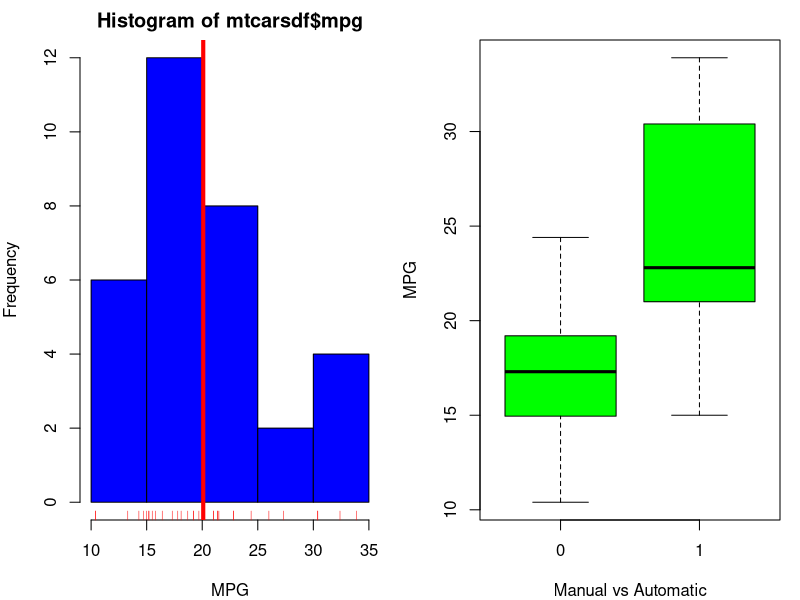
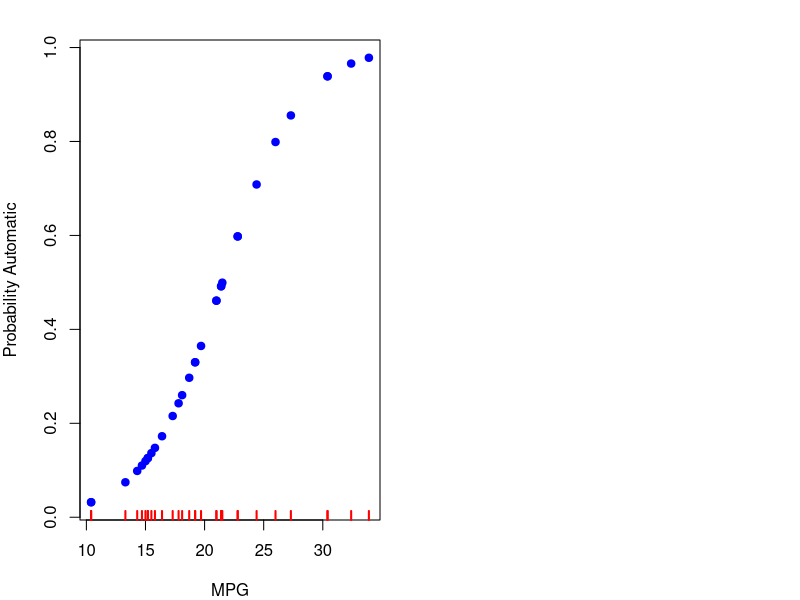
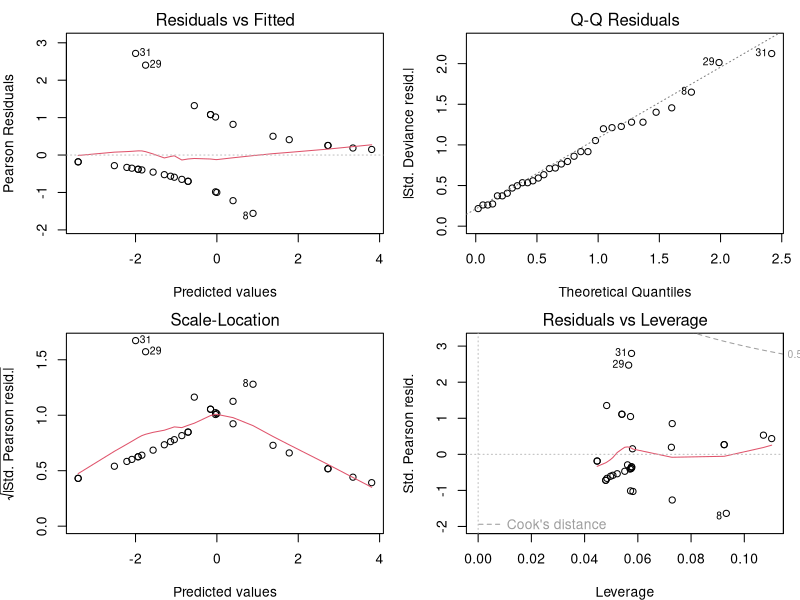
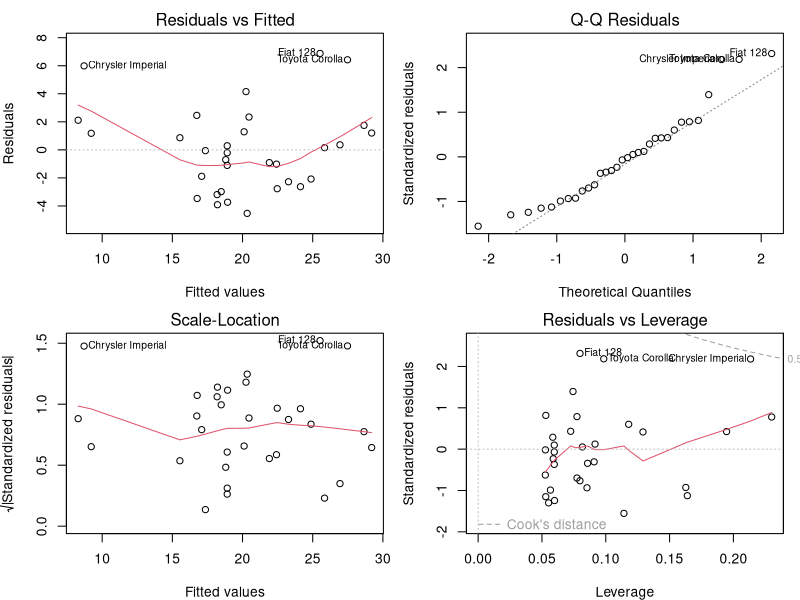
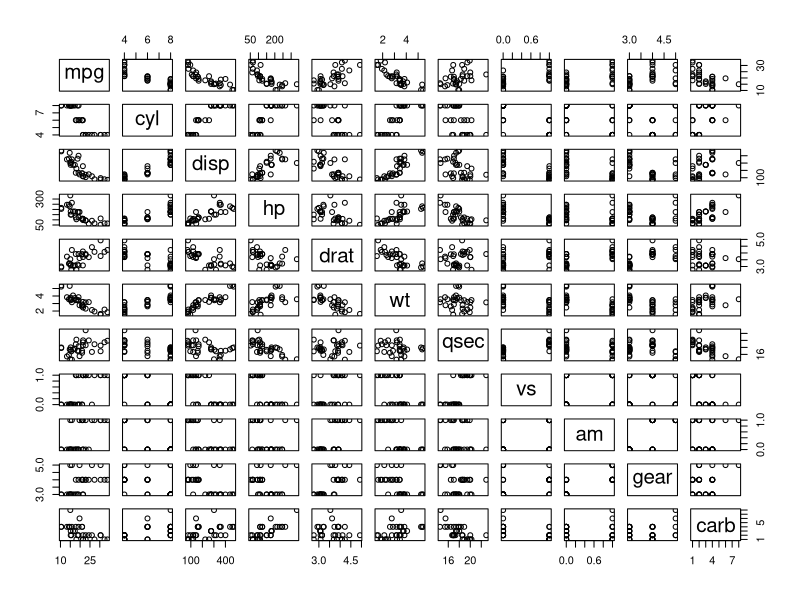

Write R code to recreate these figures, in order.
## ---- chunk 1
knitr::opts_chunk$set(echo = TRUE)
## ---- chunk 2
data(cars)
summary(mtcars)
mtcarsdf <- as.data.frame(mtcars)

## ---- chunk 3
mtcarsdf$mpg_rnd <- round(mtcarsdf$mpg,0)

par(mfrow = c(1, 2), mar = c(4, 4, 2, 1))
hist(mtcarsdf$mpg,col = "blue", freq = TRUE, xlab = "MPG")
rug(mtcarsdf$mpg, col = "red")
abline(v = mean(mtcarsdf$mpg), col = "red", lwd = 4)
boxplot(mpg ~ am, data = mtcarsdf, col = "green", xlab = "Manual vs Automatic", ylab = "MPG")

## ---- chunk 4
	
cargrp <- aggregate(mtcars, by = list(mtcars$am), FUN = mean, na.rm = TRUE)
cargrp <- as.data.frame(cargrp)
cargrp <- aggregate(mtcars$am, list(mtcars$mpg), function(x) unique(x))
colnames(cargrp) <- c("mpg", "am")
print(cargrp)

## ---- chunk 5
Model1 <- glm(am ~ mpg , data = mtcars, family = "binomial") 
Model2 <- glm(am ~ mpg + wt, data = mtcars, family = "binomial") 
Model3 <- glm(am ~ mpg + wt + hp , data = mtcars, family = "binomial") 
Model4 <- glm(am ~ mpg + wt + hp+ disp, data = mtcars, family = "binomial") 
#Model5 <- glm(am ~ ., data = mtcars, family = "binomial")

## ---- chunk 6
anova(Model1, Model2, Model3, Model4)
## ---- chunk 7
LModel1 <- lm(mpg ~ am , data = mtcars) 
LModel2 <- lm(mpg ~ am + wt, data = mtcars) 
LModel3 <- lm(mpg ~ am + wt + hp , data = mtcars) 
LModel4 <- lm(mpg ~ am + wt + hp+ disp, data = mtcars) 
LModel5 <- lm(mpg ~ ., data = mtcars)
## ---- chunk 8
anova(LModel1, LModel2, LModel3, LModel4, LModel5)
LModelSum1 <- summary(LModel1)
LModelSum2 <- summary(LModel2)
LModelSum3 <- summary(LModel3)
LModelSum4 <- summary(LModel4)
LModelSum5 <- summary(LModel5)
LModelSum1$r.squared
LModelSum2$r.squared
LModelSum3$r.squared
LModelSum4$r.squared
LModelSum5$r.squared
## ---- chunk 9
logCars <- glm(mtcars$am~ mtcars$mpg, family = "binomial")
summary(logCars)
logCars$fitted
logCars$coefficients
## ---- chunk 10
summary(Model1)
summary(Model2)
summary(Model3)
summary(Model4)

## ---- chunk 11
base_model <- glm(am ~ ., data = mtcars)
optimal_model <- step(base_model, direction = "both")
summary(optimal_model)
## ---- chunk 12
1-pchisq(Model1$aic,Model1$df.residual)
1-pchisq(Model2$aic,Model2$df.residual)
1-pchisq(Model3$aic,Model3$df.residual)
1-pchisq(Model4$aic,Model4$df.residual)

## ---- chunk 13
exp(logCars$coefficients)
exp(confint(logCars))
## ---- chunk 14
anova(logCars, test = "Chisq")
## ---- chunk 15
plot(mtcars$mpg,logCars$fitted,pch=19,col="blue",xlab="MPG",ylab="Probability Automatic")
rug(mtcars$mpg, lwd = 2, col = "red")
## ---- chunk 16
par(mfrow = c(2,2))
plot(logCars)
## ---- chunk 17
par(mfrow = c(2,2))
plot(LModel2)
## ---- chunk 18
pairs(mpg ~ ., data = mtcars, col = "black")
